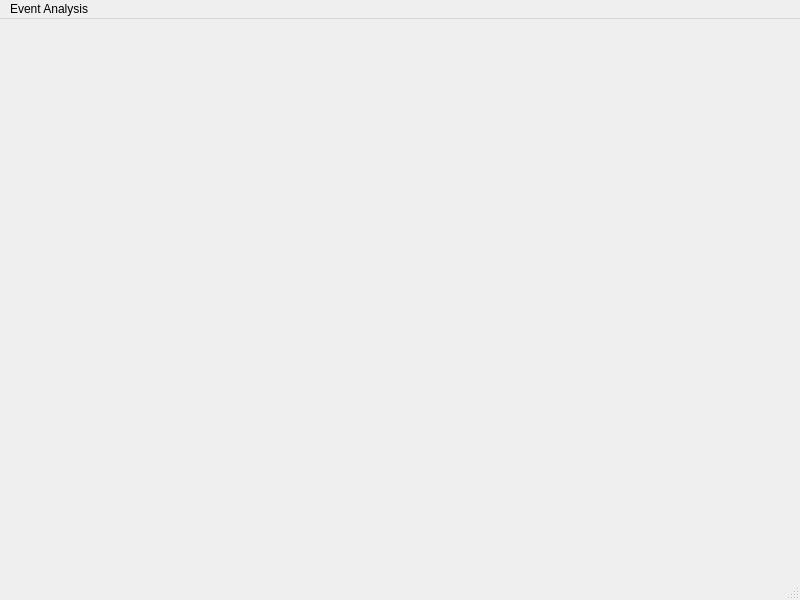
<?xml version="1.0" encoding="UTF-8"?>
<ui version="4.0">
 <class>MainWindowObject</class>
 <widget class="QMainWindow" name="MainWindowObject">
  <property name="geometry">
   <rect>
    <x>0</x>
    <y>0</y>
    <width>800</width>
    <height>600</height>
   </rect>
  </property>
  <property name="windowTitle">
   <string>Twitter Event Analyser</string>
  </property>
  <widget class="QWidget" name="centralwidget"/>
  <widget class="QMenuBar" name="menubar">
   <property name="geometry">
    <rect>
     <x>0</x>
     <y>0</y>
     <width>800</width>
     <height>26</height>
    </rect>
   </property>
   <widget class="QMenu" name="menuEvent_Analysis">
    <property name="title">
     <string>Event Analysis</string>
    </property>
    <addaction name="actionFetch_Tweets"/>
    <addaction name="actionAnalyse_Tweets"/>
   </widget>
   <addaction name="menuEvent_Analysis"/>
  </widget>
  <widget class="QStatusBar" name="statusbar"/>
  <action name="actionFetch_Tweets">
   <property name="text">
    <string>Fetch Tweets</string>
   </property>
  </action>
  <action name="actionAnalyse_Tweets">
   <property name="text">
    <string>Analyse Tweets</string>
   </property>
  </action>
 </widget>
 <resources/>
 <connections/>
</ui>
